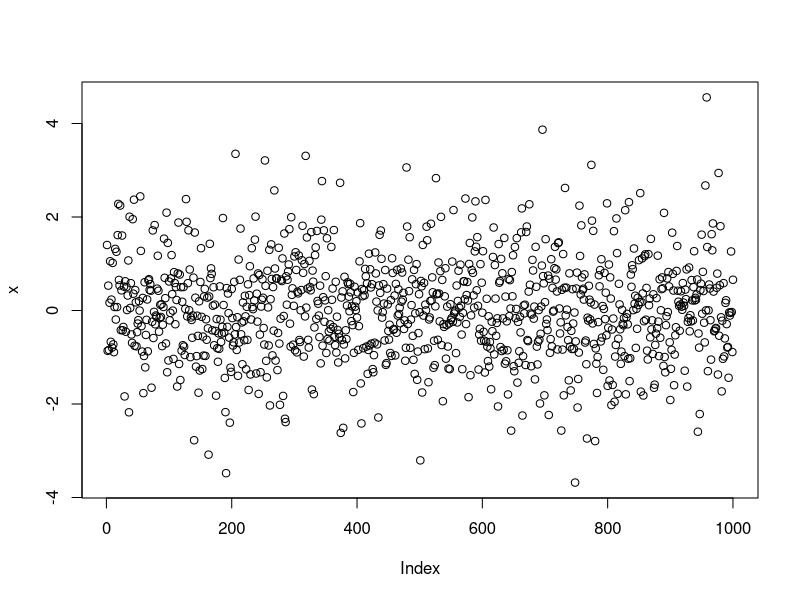
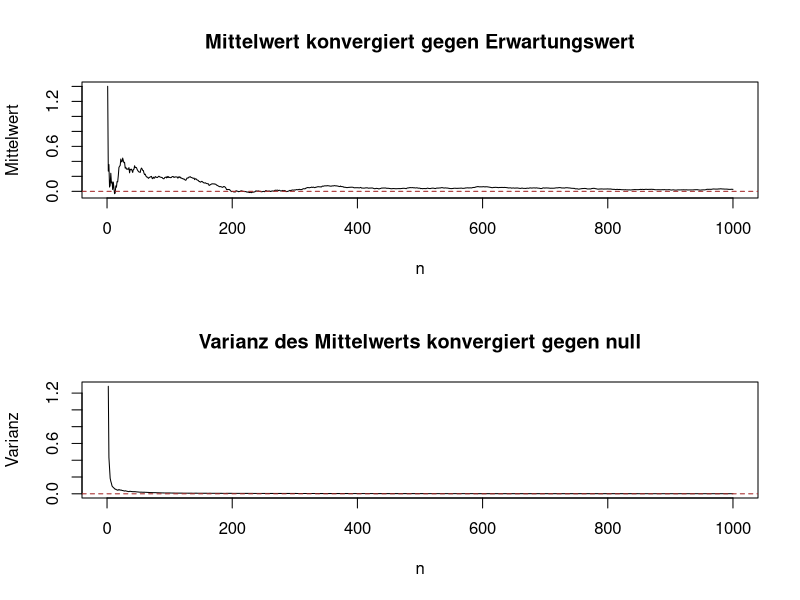
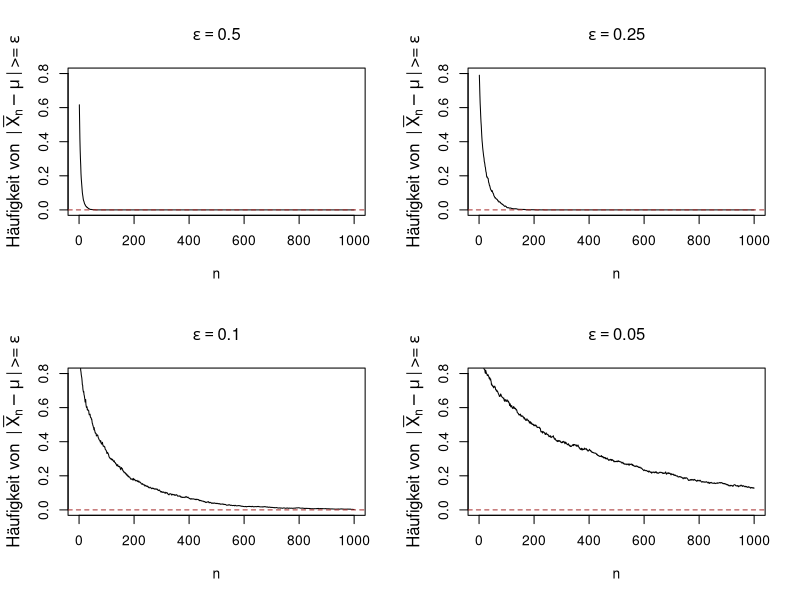

Write the R code that produced these figures, in order.
# im folgenden handelt es sich um einen vorschlag für die veranschaulichung des GGZ
# es sind verschiedene ansätze zur graphischen und numerischen darstellung denkbar

# setwd(...) # Arbeitsverzeichnis setzen

# GRAPHISCH
graphics.off()
#pdf(file = "ggz-sol-01-neu.pdf") # zum speichern der Grafik
set.seed(1112022)
# es sind zufallsgeneratoren beteiligt
# um die simulation nachvollziehen zu können setzen wir einen sogenannten
# "seed" für den RNG

n <- 1000
# der maximale stichprobenumfang kann eingestellt werden
# der umfang der stichprobe wird dann sukzessive um eins erhöht
x <- rt(n, df = 20)
# wir ziehen zufallszahlen aus der t-verteilung mit 20 freiheitsgraden
plot(x)

x_mean <- cumsum(x) / (1:n)
# ein vektor von Mittelwerten wird ohne schleife erstellt
# so ist die rechenzeit optimal

par(mfrow = c(2, 1))
# es sollen Mittelwerte und Varianzen gegenübergestellt werden
# dazu brauchen wir zwei graphen in einem fenster
plot(1:n, x_mean,
     type = "l", ylim = range(x_mean), xlim = c(0, n), xlab = "n",
     ylab = "Mittelwert", main = "Mittelwert konvergiert gegen Erwartungswert"
)
#der erste plot wird als linie realisiert
abline(h = 0, lty = "dashed", col = "brown")
# eine horizontale line bei null vereinfacht die interpretation
x_var <- numeric(n)
# ein leerer vektor wird initialisiert
x_var[1] <- NA_real_ # nicht definiert....
for (i in 2:n) x_var[i] <- (1 / i) * var(x[1:i])
# es wird sukzessive die Varianz des Mittelwerts geschätzt
plot(1:n, x_var,
     type = "l", xlim = c(0, n), xlab = "n",
     ylab = "Varianz", main = "Varianz des Mittelwerts konvergiert gegen null"
)
# der zweite plot wird auch als linie realisiert
abline(h = 0, lty = "dashed", col = "brown")

# es genügt, dass die Varianz gegen 0 konv.


# NUMERISCH
n_win <- 5
# eine anzahl von konsekutiven abschnitten der reihe von Mittelwert wird festgelegt
tmp <- trunc(n / n_win)
# die breite der gewählten abschnitte wird als ganze zahl bestimmt
x_mean_max <- numeric(n_win)
# ein leerer vektor wird initialisiert
for (i in 1:n_win) {
  x_mean_max[i] <- max(abs(x_mean[(1 + (i - 1) * tmp):(i * tmp)]))
}
# in ausschnitten gleicher breite wird der maximale absolute Mittelwert bestimmt
x_mean_max
# man erkennt die konvergenz der maxima in den ausschnitten
# eine numerische betrachtung ist nur bei überschaubar vielen werten sinnvoll
tmp <- trunc((n - 1) / n_win)
# die breite der gewählten abschnitte wird als ganze zahl bestimmt
x_var_max <- numeric(n_win)
# ein leerer vektor wird initialisiert
for (i in 1:n_win) {
  x_var_max[i] <- max(x_var[(1 + (i - 1) * tmp):(i * tmp)],
                      na.rm = TRUE)
}
# in ausschnitten gleicher breite wird die maximale Varianz bestimmt
x_var_max
# man erkennt die konvergenz der maxima in den ausschnitten
# eine numerische betrachtung ist nur bei überschaubar vielen werten sinnvoll



## Simulation
reps <- 2000
epsilon.werte = seq(from = 0.05, to = 2, by = 0.05)

# Wir ziehen n Zufallszahlen und berechnen den running mean wie oben.
# Für jedes epsilon vergleichen wir, ob der Mittelwert mehr als epsilon von
# seinem Erwartungswert (hier: 0) entfernt ist.

# Wir wiederholen das Experiment reps Mal. Die Häufigkeit über alle Replikationen, dass 
# der Mittelwert mehr als epsilon von seinem Erwartungswert (hier: 0) entfernt ist.
# repräsentiert, # wenn reps eine sehr große Zahl ist, approximativ die uns interessierende
# Wahrscheinlichkeit im GGZ.

outer_sim <- function(n = n, reps = reps, epsilon){
  
  inner_sim <- function(n, epsilon){
  # n zufallszahlen aus der t-verteilung mit 20 freiheitsgraden:
  x <- rt(n, df = 20)
  
  # running means:
  x_mean <- cumsum(x) / (1:n)
  
  # überschreitet der jeweilige Mittelwert seinen Erwartungswert (0)
  # betragsmäßig um mindestens epsilon?
  abs(x_mean - 0) >= epsilon
  }
  
  # Wiederhole Exoperiment 'reps'-Mal:
  simulated.for.single.epsilon <- replicate(reps, expr =  inner_sim(n = n, epsilon = epsilon) )
  
  # Bilde Durschnitt über die reps Replikationen und gebe dies zusammen mit i und epsilon aus:
  df.results <- data.frame("n" = 1:n, 
                           "freq" = rowMeans(simulated.for.single.epsilon), 
                           "epsilon" = epsilon)
  return(df.results)
}

# list of the df.results:
simulation.results <- sapply(X = epsilon.werte, simplify = FALSE,
                             FUN = outer_sim, n = n, reps = reps)

# combine into a single data.frame:
df.simulation.results <- do.call(rbind, simulation.results)

# Plotte die Resultate für vier ausgewählte epsilon-Werte.
# Man sieht: je kleiner epsilon, umso länger dauert es, bis die Hfgkeit der 
# 0 sehr nahe kommt.
graphics.off()
#pdf(file = "ggz-sol-01-neu-2.pdf")
par(mfrow = c(2,2))
for(epsi in c(0.5, 0.25, 0.1, 0.05)){
  # Main Plot:
  plot(df.simulation.results$n[df.simulation.results$epsilon == epsi], 
       df.simulation.results$freq[df.simulation.results$epsilon == epsi],
       type = "l", xlim = c(0, n), ylim = c(0, 0.8), main = bquote(epsilon == .(epsi)),
       xlab = "n", ylab =  "")
  # selbe x- und y-Achse (von-bis) ist wichtig für Vergleichbarkeit!
  
  # Y-Achse beschriften:
  mtext(side = 2 , line = 2.5, 
        text = expression("Häufigkeit von " ~ "|" ~ bar(X)[n] - mu ~ "|" ~ ">=" ~ epsilon))
  
  # Horizontale bei 0:
  abline(h = 0, col = "brown", lty = "dashed")
}

graphics.off()
